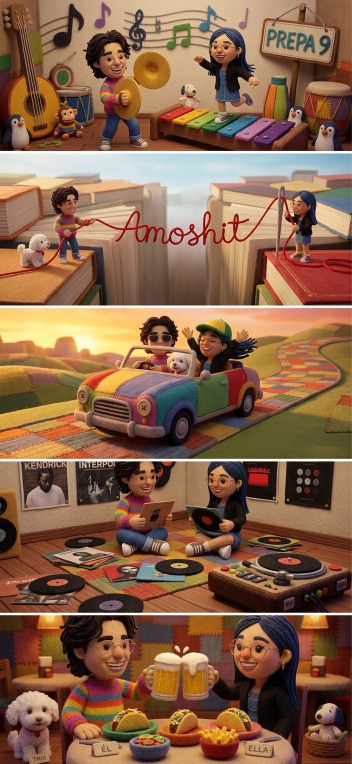
#> input picture proyectos/video-aniversario/assets/source/lamina-2-prepa-a-tacos.jpg, 704 x 1527 px (shown at 1/2 size); its folder holds only this picture in this run
$ python split_panels.py
#> lines starting #> are read from the running program, lines starting #| are printed output that depends on the picture
"""Separa las 4 láminas originales en las 14 escenas individuales.

Las coordenadas salen de detectar las líneas blancas separadoras de cada
collage (ver `detect_separators`). Se recorta 2 px hacia adentro de cada
separador para que no se cuele el blanco del collage, y 1 px del borde
derecho (las láminas traen una columna clara de compresión).

Uso: python3 tools/split_panels.py
Salida: assets/scenes/raw/<id>.png
"""
from pathlib import Path

import numpy as np
from PIL import Image

ROOT = Path(__file__).resolve().parent.parent
SRC = ROOT / "assets" / "source"
OUT = ROOT / "assets" / "scenes" / "raw"

# id -> (lámina, (x0, y0, x1, y1)) en coordenadas de la lámina, x1/y1 exclusivos
PANELS = {
    "prepa":     ("lamina-2-prepa-a-tacos", (0, 0, 703, 300)),
    "amoshit":   ("lamina-2-prepa-a-tacos", (0, 309, 703, 610)),
    "coche":     ("lamina-2-prepa-a-tacos", (0, 617, 703, 917)),
    "vinilos":   ("lamina-2-prepa-a-tacos", (0, 924, 703, 1224)),
    "tacos":     ("lamina-2-prepa-a-tacos", (0, 1231, 703, 1527)),
    "safari":    ("lamina-3-bioparque", (0, 0, 703, 476)),
    "aviario":   ("lamina-3-bioparque", (0, 485, 703, 999)),
    "puente":    ("lamina-3-bioparque", (0, 1008, 703, 1527)),
    "cocina":    ("lamina-4-casa", (0, 0, 703, 357)),
    "snoopy":    ("lamina-4-casa", (0, 365, 348, 756)),
    "cafe":      ("lamina-4-casa", (356, 365, 703, 756)),
    "karaoke":   ("lamina-4-casa", (0, 764, 703, 1224)),
    "pelicula":  ("lamina-4-casa", (0, 1232, 703, 1527)),
    "retrato":   ("lamina-1-retrato-final", (0, 0, 704, 1530)),
}


def detect_separators(path, thresh=225, frac=0.9):
    """Devuelve los rangos de filas casi-blancas (separadores del collage)."""
    im = np.asarray(Image.open(path).convert("RGB")).astype(float)
    rows = (im.min(axis=2) > thresh).mean(axis=1)
    runs, start = [], None
    for y, v in enumerate(rows):
        if v > frac and start is None:
            start = y
        elif v <= frac and start is not None:
            runs.append((start, y - 1))
            start = None
    return runs


def main():
    OUT.mkdir(parents=True, exist_ok=True)
    for pid, (sheet, box) in PANELS.items():
        im = Image.open(SRC / f"{sheet}.jpg").convert("RGB")
#> im is the input picture: PIL image 704x1527 RGB; mean R, G, B 136.8, 99.7, 74.7
        crop = im.crop(box)
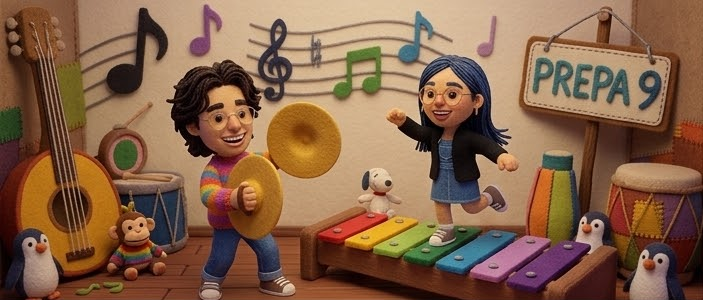
#> crop: PIL image 703x300 RGB; mean R, G, B 133.7, 98.2, 72.7
        crop.save(OUT / f"{pid}.png")
        print(f"{pid:10s} {crop.size}")
#| prepa      (703, 300)


if __name__ == "__main__":
#> (the run stopped early here; a loop or call above may not have finished)
